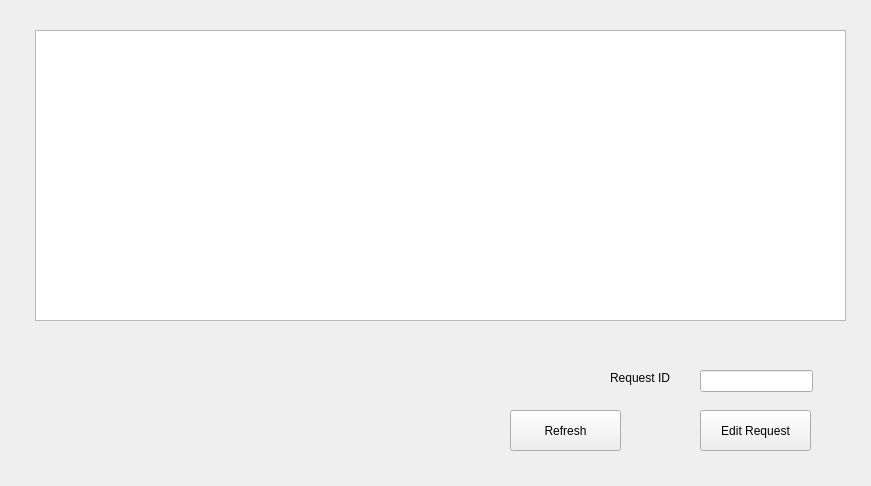
<?xml version="1.0" encoding="UTF-8"?>
<ui version="4.0">
 <class>viewRequests</class>
 <widget class="QWidget" name="viewRequests">
  <property name="geometry">
   <rect>
    <x>0</x>
    <y>0</y>
    <width>871</width>
    <height>486</height>
   </rect>
  </property>
  <property name="windowTitle">
   <string>Form</string>
  </property>
  <widget class="QTableView" name="tableView">
   <property name="geometry">
    <rect>
     <x>35</x>
     <y>30</y>
     <width>811</width>
     <height>291</height>
    </rect>
   </property>
  </widget>
  <widget class="QPushButton" name="pushButton">
   <property name="geometry">
    <rect>
     <x>700</x>
     <y>410</y>
     <width>111</width>
     <height>41</height>
    </rect>
   </property>
   <property name="text">
    <string>Edit Request</string>
   </property>
  </widget>
  <widget class="QLineEdit" name="lineEdit">
   <property name="geometry">
    <rect>
     <x>700</x>
     <y>370</y>
     <width>113</width>
     <height>22</height>
    </rect>
   </property>
  </widget>
  <widget class="QLabel" name="label">
   <property name="geometry">
    <rect>
     <x>610</x>
     <y>370</y>
     <width>71</width>
     <height>16</height>
    </rect>
   </property>
   <property name="text">
    <string>Request ID</string>
   </property>
  </widget>
  <widget class="QPushButton" name="pushButton_3">
   <property name="geometry">
    <rect>
     <x>510</x>
     <y>410</y>
     <width>111</width>
     <height>41</height>
    </rect>
   </property>
   <property name="text">
    <string>Refresh</string>
   </property>
  </widget>
 </widget>
 <resources/>
 <connections/>
</ui>
